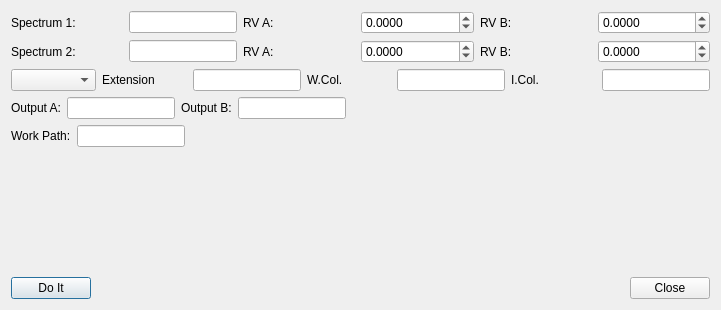
<?xml version="1.0" encoding="UTF-8"?>
<ui version="4.0">
 <class>SimpleSubtraction</class>
 <widget class="QDialog" name="SimpleSubtraction">
  <property name="geometry">
   <rect>
    <x>0</x>
    <y>0</y>
    <width>721</width>
    <height>310</height>
   </rect>
  </property>
  <property name="windowTitle">
   <string>Dialog</string>
  </property>
  <layout class="QVBoxLayout" name="verticalLayout">
   <item>
    <layout class="QHBoxLayout" name="horizontalLayout_2">
     <item>
      <widget class="QLabel" name="label">
       <property name="text">
        <string>Spectrum 1:</string>
       </property>
      </widget>
     </item>
     <item>
      <widget class="QLineEdit" name="lineEdit">
       <property name="sizePolicy">
        <sizepolicy hsizetype="Maximum" vsizetype="Fixed">
         <horstretch>0</horstretch>
         <verstretch>0</verstretch>
        </sizepolicy>
       </property>
      </widget>
     </item>
     <item>
      <widget class="QLabel" name="label_3">
       <property name="text">
        <string>RV A:</string>
       </property>
      </widget>
     </item>
     <item>
      <widget class="QDoubleSpinBox" name="doubleSpinBox">
       <property name="decimals">
        <number>4</number>
       </property>
       <property name="minimum">
        <double>-9999.000000000000000</double>
       </property>
       <property name="value">
        <double>0.000000000000000</double>
       </property>
      </widget>
     </item>
     <item>
      <widget class="QLabel" name="label_4">
       <property name="text">
        <string>RV B:</string>
       </property>
      </widget>
     </item>
     <item>
      <widget class="QDoubleSpinBox" name="doubleSpinBox_2">
       <property name="decimals">
        <number>4</number>
       </property>
       <property name="minimum">
        <double>-9999.000000000000000</double>
       </property>
       <property name="maximum">
        <double>9999.989999999999782</double>
       </property>
      </widget>
     </item>
    </layout>
   </item>
   <item>
    <layout class="QHBoxLayout" name="horizontalLayout_3">
     <item>
      <widget class="QLabel" name="label_2">
       <property name="text">
        <string>Spectrum 2:</string>
       </property>
      </widget>
     </item>
     <item>
      <widget class="QLineEdit" name="lineEdit_2">
       <property name="sizePolicy">
        <sizepolicy hsizetype="Maximum" vsizetype="Fixed">
         <horstretch>0</horstretch>
         <verstretch>0</verstretch>
        </sizepolicy>
       </property>
      </widget>
     </item>
     <item>
      <widget class="QLabel" name="label_5">
       <property name="text">
        <string>RV A:</string>
       </property>
      </widget>
     </item>
     <item>
      <widget class="QDoubleSpinBox" name="doubleSpinBox_3">
       <property name="decimals">
        <number>4</number>
       </property>
       <property name="minimum">
        <double>-9999.000000000000000</double>
       </property>
       <property name="maximum">
        <double>9999.989999999999782</double>
       </property>
      </widget>
     </item>
     <item>
      <widget class="QLabel" name="label_6">
       <property name="text">
        <string>RV B:</string>
       </property>
      </widget>
     </item>
     <item>
      <widget class="QDoubleSpinBox" name="doubleSpinBox_4">
       <property name="decimals">
        <number>4</number>
       </property>
       <property name="minimum">
        <double>-9999.989999999999782</double>
       </property>
       <property name="maximum">
        <double>9999.989999999999782</double>
       </property>
      </widget>
     </item>
    </layout>
   </item>
   <item>
    <layout class="QHBoxLayout" name="horizontalLayout_4">
     <item>
      <widget class="QComboBox" name="comboBox"/>
     </item>
     <item>
      <widget class="QLabel" name="label_7">
       <property name="text">
        <string>Extension</string>
       </property>
      </widget>
     </item>
     <item>
      <widget class="QLineEdit" name="lineEdit_3">
       <property name="sizePolicy">
        <sizepolicy hsizetype="Maximum" vsizetype="Fixed">
         <horstretch>0</horstretch>
         <verstretch>0</verstretch>
        </sizepolicy>
       </property>
      </widget>
     </item>
     <item>
      <widget class="QLabel" name="label_8">
       <property name="text">
        <string>W.Col.</string>
       </property>
      </widget>
     </item>
     <item>
      <widget class="QLineEdit" name="lineEdit_4">
       <property name="sizePolicy">
        <sizepolicy hsizetype="Maximum" vsizetype="Fixed">
         <horstretch>0</horstretch>
         <verstretch>0</verstretch>
        </sizepolicy>
       </property>
      </widget>
     </item>
     <item>
      <widget class="QLabel" name="label_9">
       <property name="text">
        <string>I.Col.</string>
       </property>
      </widget>
     </item>
     <item>
      <widget class="QLineEdit" name="lineEdit_5">
       <property name="sizePolicy">
        <sizepolicy hsizetype="Maximum" vsizetype="Fixed">
         <horstretch>0</horstretch>
         <verstretch>0</verstretch>
        </sizepolicy>
       </property>
      </widget>
     </item>
    </layout>
   </item>
   <item>
    <layout class="QHBoxLayout" name="horizontalLayout_5">
     <item>
      <widget class="QLabel" name="label_10">
       <property name="text">
        <string>Output A:</string>
       </property>
      </widget>
     </item>
     <item>
      <widget class="QLineEdit" name="lineEdit_6">
       <property name="sizePolicy">
        <sizepolicy hsizetype="Maximum" vsizetype="Fixed">
         <horstretch>0</horstretch>
         <verstretch>0</verstretch>
        </sizepolicy>
       </property>
      </widget>
     </item>
     <item>
      <widget class="QLabel" name="label_11">
       <property name="text">
        <string>Output B:</string>
       </property>
      </widget>
     </item>
     <item>
      <widget class="QLineEdit" name="lineEdit_7">
       <property name="sizePolicy">
        <sizepolicy hsizetype="Maximum" vsizetype="Fixed">
         <horstretch>0</horstretch>
         <verstretch>0</verstretch>
        </sizepolicy>
       </property>
      </widget>
     </item>
     <item>
      <spacer name="horizontalSpacer_2">
       <property name="orientation">
        <enum>Qt::Horizontal</enum>
       </property>
       <property name="sizeHint" stdset="0">
        <size>
         <width>40</width>
         <height>20</height>
        </size>
       </property>
      </spacer>
     </item>
    </layout>
   </item>
   <item>
    <layout class="QHBoxLayout" name="horizontalLayout_6">
     <item>
      <widget class="QLabel" name="label_12">
       <property name="text">
        <string>Work Path:</string>
       </property>
      </widget>
     </item>
     <item>
      <widget class="QLineEdit" name="lineEdit_8">
       <property name="sizePolicy">
        <sizepolicy hsizetype="Maximum" vsizetype="Fixed">
         <horstretch>0</horstretch>
         <verstretch>0</verstretch>
        </sizepolicy>
       </property>
      </widget>
     </item>
     <item>
      <spacer name="horizontalSpacer_3">
       <property name="orientation">
        <enum>Qt::Horizontal</enum>
       </property>
       <property name="sizeHint" stdset="0">
        <size>
         <width>40</width>
         <height>20</height>
        </size>
       </property>
      </spacer>
     </item>
    </layout>
   </item>
   <item>
    <spacer name="verticalSpacer">
     <property name="orientation">
      <enum>Qt::Vertical</enum>
     </property>
     <property name="sizeHint" stdset="0">
      <size>
       <width>20</width>
       <height>40</height>
      </size>
     </property>
    </spacer>
   </item>
   <item>
    <layout class="QHBoxLayout" name="horizontalLayout">
     <item>
      <widget class="QPushButton" name="pushButton_2">
       <property name="text">
        <string>Do It</string>
       </property>
      </widget>
     </item>
     <item>
      <spacer name="horizontalSpacer">
       <property name="orientation">
        <enum>Qt::Horizontal</enum>
       </property>
       <property name="sizeHint" stdset="0">
        <size>
         <width>40</width>
         <height>20</height>
        </size>
       </property>
      </spacer>
     </item>
     <item>
      <widget class="QPushButton" name="pushButton">
       <property name="text">
        <string>Close</string>
       </property>
      </widget>
     </item>
    </layout>
   </item>
  </layout>
 </widget>
 <resources/>
 <connections>
  <connection>
   <sender>pushButton</sender>
   <signal>clicked()</signal>
   <receiver>SimpleSubtraction</receiver>
   <slot>close()</slot>
   <hints>
    <hint type="sourcelabel">
     <x>340</x>
     <y>388</y>
    </hint>
    <hint type="destinationlabel">
     <x>410</x>
     <y>391</y>
    </hint>
   </hints>
  </connection>
 </connections>
</ui>
